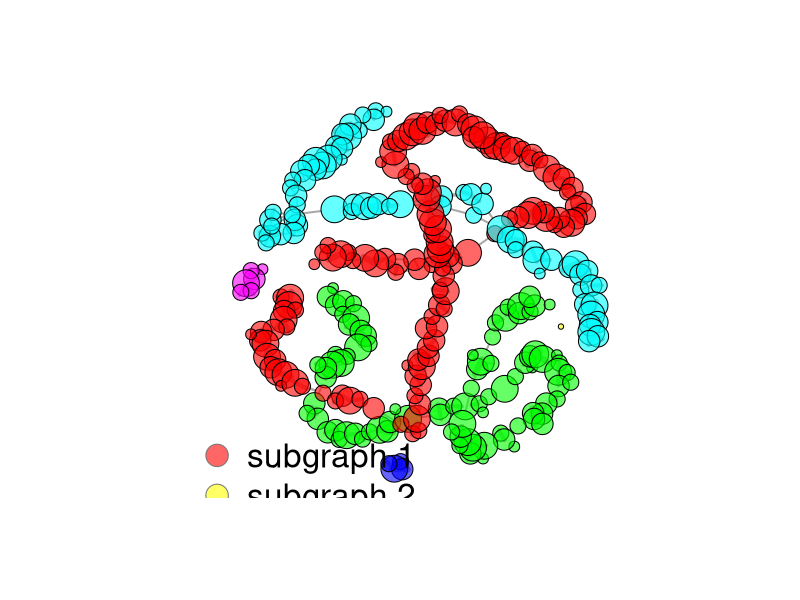

Write the R code that produced this figure.
library(scales) # for alph
library(RColorBrewer) # for Set3

# We use the method similar to BFS to detect the connectivity
BFS_list<-function(Wbyrow, Wbycol, init_vertex){
  
  visited_sub <- rep(0,N) # 0 for unvisted vertex, 1 for visited vertex
  
  visited_gra <- rep(0,N) # 0 for unvisted vertex, 1 for visited vertex
  
  queue <- init_vertex # 0 for new vertex, 1 for visited vertex
  visited_sub[init_vertex] <- 1
  # regard the first row as the 
  
  while(length(queue)>0){
    s<-queue[1]
    #print(s)
    queue <- queue[-1]
    
    # the grader indices of whom is not visited
    sub_s <- Wbyrow[[s]] 
    s_row <- sub_s[visited_gra[sub_s]==0]

    for(i in s_row){
      visited_gra[i] <- 1
      
      graded_i <- Wbycol[[i]] 
      adj_vertex <- graded_i[visited_sub[graded_i]==0]
      
      queue <- c(queue,adj_vertex)
      visited_sub[adj_vertex] <- 1
    }
  }
  
  return(list(marked_student=visited_sub,visited_markers=visited_gra))
}

# the set of N and m values
N <- 300
m <- 4

# Simulate an observed assessment grid
lambda <- 0.7
set.seed(1234)
ybyrow <- list()
ybyrow[N+1] <- NULL 
ybycol <- list()
ybycol[N+1] <- NULL
for(i in 1:N){
  marked_index <- (i+1:m -1)%%N + 1
  obs_grading <- rbinom(m,size = 1, prob = lambda)
  ybyrow[[i]] <- sort(marked_index[obs_grading == 1])
  for(j in marked_index[obs_grading == 1]){
    ybycol[[j]] <- c(ybycol[[j]],i)
  }
}

# identify all subgraphs
ungraded <- 1:N
subgraph_ind <- rep(0,N)
while(length(ungraded)!=0){
  subgraph_ind[ungraded] <- subgraph_ind[ungraded] + 1
  visited <- BFS_list(ybyrow, ybycol,ungraded[1])
  visited_sub <- which(visited$marked_student==1)
  ungraded <- setdiff(ungraded, visited_sub)
}

# visualization 
# Converting the data to an igraph object
library("igraph")
sub_obs <- data.frame(id = paste0("sub",1:N), num_graded = sapply(ybyrow, length))
gra_obs <- data.frame(from = NULL, to = NULL, weight = NULL)

for(i in 1:N){ # for each grader, add a complete subgraph into the submission graph
  if(length(ybycol[[i]])>1){
    edges_complete <- combn(ybycol[[i]],2)
    gra_obs <- rbind(gra_obs, cbind(t(matrix(paste0("sub",edges_complete),nrow = 2)),1))
  }
}
colnames(gra_obs) <- c("from","to","weight")
gra_obs$weight <- as.numeric(gra_obs$weight)

# insert an instructor into observed assessment grid
grid_obs <- graph_from_data_frame(d=gra_obs, vertices=sub_obs, directed=F) 
grid_obs <- simplify(grid_obs, edge.attr.comb="sum")

# node color by the index of subgraphs
# node size by the degree
ver_colors <- alpha(rainbow(max(subgraph_ind)), 0.6)
V(grid_obs)$color <- ver_colors[subgraph_ind]
V(grid_obs)$size <- (sub_obs$num_graded + 1) * 3

set.seed(12345)
l <- layout_with_fr(grid_obs)
E(grid_obs)$width <- E(grid_obs)$weight * 2
# E(grid_assign)$width <- E(grid_assign)$weight
jpeg(file="visual_subgraphs.jpeg",width = 800, height = 800, quality = 100)
plot(grid_obs, vertex.label=NA, layout = l)
legend(x=-1.3, y=-0.7, paste0("subgraph ",1:max(subgraph_ind)), pch=21,
       col="#777777", pt.bg=ver_colors, pt.cex=3, bty="n", ncol=1, cex = 2)
dev.off()
